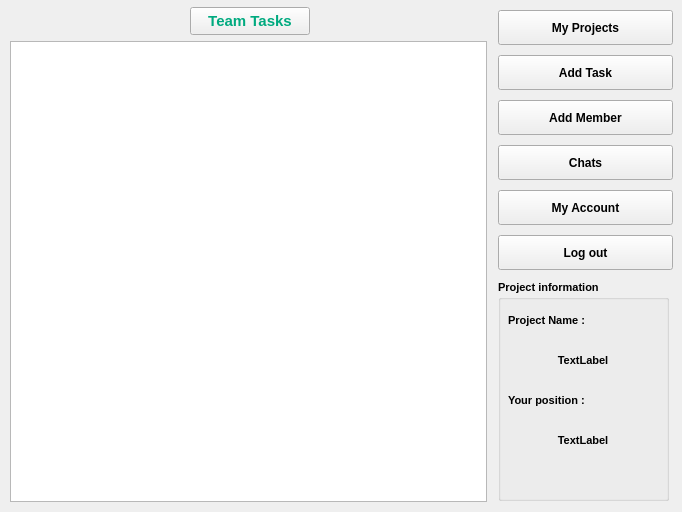
<?xml version="1.0" encoding="UTF-8"?>
<ui version="4.0">
 <class>MainWindow</class>
 <widget class="QMainWindow" name="MainWindow">
  <property name="geometry">
   <rect>
    <x>0</x>
    <y>0</y>
    <width>682</width>
    <height>512</height>
   </rect>
  </property>
  <property name="minimumSize">
   <size>
    <width>682</width>
    <height>512</height>
   </size>
  </property>
  <property name="maximumSize">
   <size>
    <width>682</width>
    <height>512</height>
   </size>
  </property>
  <property name="windowTitle">
   <string>MainWindow</string>
  </property>
  <widget class="QWidget" name="centralwidget">
   <widget class="QListWidget" name="tasks_list">
    <property name="enabled">
     <bool>true</bool>
    </property>
    <property name="geometry">
     <rect>
      <x>10</x>
      <y>41</y>
      <width>477</width>
      <height>461</height>
     </rect>
    </property>
    <property name="font">
     <font>
      <weight>75</weight>
      <bold>true</bold>
     </font>
    </property>
    <property name="styleSheet">
     <string notr="true">color: rgb(0, 85, 127);</string>
    </property>
   </widget>
   <widget class="QPushButton" name="my_project_button">
    <property name="enabled">
     <bool>true</bool>
    </property>
    <property name="geometry">
     <rect>
      <x>498</x>
      <y>10</y>
      <width>175</width>
      <height>35</height>
     </rect>
    </property>
    <property name="font">
     <font>
      <pointsize>9</pointsize>
      <weight>75</weight>
      <bold>true</bold>
     </font>
    </property>
    <property name="text">
     <string>My Projects</string>
    </property>
   </widget>
   <widget class="QPushButton" name="add_task_button">
    <property name="enabled">
     <bool>true</bool>
    </property>
    <property name="geometry">
     <rect>
      <x>498</x>
      <y>55</y>
      <width>175</width>
      <height>35</height>
     </rect>
    </property>
    <property name="font">
     <font>
      <pointsize>9</pointsize>
      <weight>75</weight>
      <bold>true</bold>
     </font>
    </property>
    <property name="text">
     <string>Add Task</string>
    </property>
   </widget>
   <widget class="QPushButton" name="add_member_button">
    <property name="enabled">
     <bool>true</bool>
    </property>
    <property name="geometry">
     <rect>
      <x>498</x>
      <y>100</y>
      <width>175</width>
      <height>35</height>
     </rect>
    </property>
    <property name="font">
     <font>
      <pointsize>9</pointsize>
      <weight>75</weight>
      <italic>false</italic>
      <bold>true</bold>
     </font>
    </property>
    <property name="text">
     <string>Add Member</string>
    </property>
   </widget>
   <widget class="QPushButton" name="chat_button">
    <property name="enabled">
     <bool>true</bool>
    </property>
    <property name="geometry">
     <rect>
      <x>498</x>
      <y>145</y>
      <width>175</width>
      <height>35</height>
     </rect>
    </property>
    <property name="font">
     <font>
      <pointsize>9</pointsize>
      <weight>75</weight>
      <bold>true</bold>
     </font>
    </property>
    <property name="text">
     <string>Chats</string>
    </property>
   </widget>
   <widget class="QPushButton" name="my_account_button">
    <property name="enabled">
     <bool>true</bool>
    </property>
    <property name="geometry">
     <rect>
      <x>498</x>
      <y>190</y>
      <width>175</width>
      <height>35</height>
     </rect>
    </property>
    <property name="font">
     <font>
      <pointsize>9</pointsize>
      <weight>75</weight>
      <bold>true</bold>
     </font>
    </property>
    <property name="text">
     <string>My Account</string>
    </property>
   </widget>
   <widget class="QPushButton" name="logOutButton">
    <property name="enabled">
     <bool>true</bool>
    </property>
    <property name="geometry">
     <rect>
      <x>498</x>
      <y>235</y>
      <width>175</width>
      <height>35</height>
     </rect>
    </property>
    <property name="font">
     <font>
      <pointsize>9</pointsize>
      <weight>75</weight>
      <bold>true</bold>
     </font>
    </property>
    <property name="text">
     <string>Log out</string>
    </property>
   </widget>
   <widget class="QGroupBox" name="groupBox">
    <property name="geometry">
     <rect>
      <x>498</x>
      <y>280</y>
      <width>171</width>
      <height>221</height>
     </rect>
    </property>
    <property name="font">
     <font>
      <pointsize>8</pointsize>
      <weight>75</weight>
      <bold>true</bold>
     </font>
    </property>
    <property name="toolTip">
     <string>&lt;html&gt;&lt;head/&gt;&lt;body&gt;&lt;p&gt;&lt;span style=&quot; font-weight:600;&quot;&gt;This section shows the information of the project you are in.&lt;/span&gt;&lt;/p&gt;&lt;/body&gt;&lt;/html&gt;</string>
    </property>
    <property name="title">
     <string>Project information</string>
    </property>
    <widget class="QLabel" name="project_name">
     <property name="geometry">
      <rect>
       <x>10</x>
       <y>60</y>
       <width>150</width>
       <height>41</height>
      </rect>
     </property>
     <property name="text">
      <string>TextLabel</string>
     </property>
     <property name="alignment">
      <set>Qt::AlignCenter</set>
     </property>
    </widget>
    <widget class="QLabel" name="label_3">
     <property name="geometry">
      <rect>
       <x>10</x>
       <y>20</y>
       <width>150</width>
       <height>41</height>
      </rect>
     </property>
     <property name="text">
      <string>Project Name :</string>
     </property>
    </widget>
    <widget class="QLabel" name="your_position">
     <property name="geometry">
      <rect>
       <x>10</x>
       <y>140</y>
       <width>150</width>
       <height>41</height>
      </rect>
     </property>
     <property name="text">
      <string>TextLabel</string>
     </property>
     <property name="alignment">
      <set>Qt::AlignCenter</set>
     </property>
    </widget>
    <widget class="QLabel" name="label">
     <property name="geometry">
      <rect>
       <x>10</x>
       <y>100</y>
       <width>150</width>
       <height>41</height>
      </rect>
     </property>
     <property name="text">
      <string>Your position :</string>
     </property>
    </widget>
   </widget>
   <widget class="QPushButton" name="pushButton">
    <property name="geometry">
     <rect>
      <x>190</x>
      <y>7</y>
      <width>120</width>
      <height>28</height>
     </rect>
    </property>
    <property name="maximumSize">
     <size>
      <width>120</width>
      <height>28</height>
     </size>
    </property>
    <property name="font">
     <font>
      <pointsize>11</pointsize>
      <weight>75</weight>
      <bold>true</bold>
     </font>
    </property>
    <property name="cursor">
     <cursorShape>ArrowCursor</cursorShape>
    </property>
    <property name="toolTip">
     <string extracomment="This section shows your team tasks"/>
    </property>
    <property name="whatsThis">
     <string extracomment="This section shows your team tasks"/>
    </property>
    <property name="styleSheet">
     <string notr="true">color: rgb(0, 170, 127);</string>
    </property>
    <property name="text">
     <string>Team Tasks</string>
    </property>
    <property name="checkable">
     <bool>false</bool>
    </property>
   </widget>
   <zorder>pushButton</zorder>
   <zorder>tasks_list</zorder>
   <zorder>my_project_button</zorder>
   <zorder>add_task_button</zorder>
   <zorder>add_member_button</zorder>
   <zorder>chat_button</zorder>
   <zorder>my_account_button</zorder>
   <zorder>logOutButton</zorder>
   <zorder>groupBox</zorder>
  </widget>
 </widget>
 <resources/>
 <connections/>
</ui>
